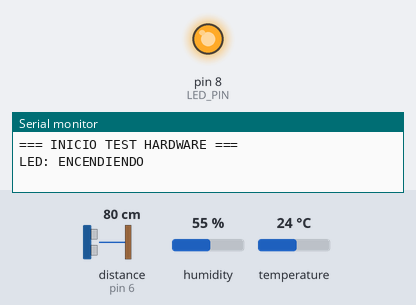
Recording of a sketch running on a simulated Arduino Uno, built with avr-gcc and run on an emulated ATmega328P. Parts: output pins drawn as LEDs (lit = HIGH), the last lines printed to the serial monitor. Wiring (inferred from the names in the program): ultrasonic range finder: trigger pin 5; echo pin 6. Inputs (shaded band) come from the test bench; at power-on: distance to the obstacle (sensor on pin 6) 80 cm, humidity 55 %, temperature 24 °C. The echo pulse lasts 58.3 µs per cm; pins used as bus, display or sensor lines are not drawn.

Above: at 0.2 s.
At 2.2 s:
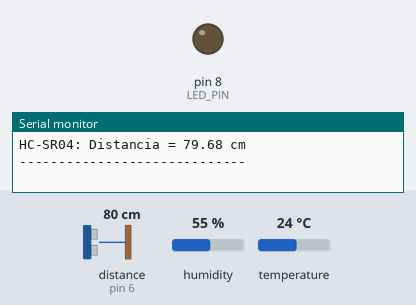
Timing chart, 0 to 5.3 s (numbered marks = the images above):
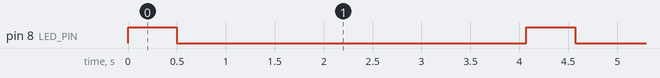

The sketch:

test.ino
```cpp
#include <DHT.h>

#define LED_PIN     8
#define DHT_PIN     7
#define DHT_TYPE    DHT11
#define TRIG_PIN    5
#define ECHO_PIN    6

DHT dht(DHT_PIN, DHT_TYPE);

void setup() {
  Serial.begin(9600);
  while (!Serial); // asegura conexión estable

  pinMode(LED_PIN, OUTPUT);
  pinMode(TRIG_PIN, OUTPUT);
  pinMode(ECHO_PIN, INPUT);

  digitalWrite(LED_PIN, LOW);
  digitalWrite(TRIG_PIN, LOW);

  dht.begin();

  Serial.println("=== INICIO TEST HARDWARE ===");
}

void loop() {
  testLED();
  testDHT11();
  testUltrasonico();

  Serial.println("-----------------------------");
  delay(3000);
}

void testLED() {
  Serial.println("LED: ENCENDIENDO");
  digitalWrite(LED_PIN, HIGH);
  delay(500);

  Serial.println("LED: APAGANDO");
  digitalWrite(LED_PIN, LOW);
  delay(500);
}

void testDHT11() {
  float h = dht.readHumidity();
  float t = dht.readTemperature();

  if (isnan(h) || isnan(t)) {
    Serial.println("DHT11: ERROR DE LECTURA");
    return;
  }

  Serial.print("DHT11: Humedad = ");
  Serial.print(h);
  Serial.print(" % | Temperatura = ");
  Serial.print(t);
  Serial.println(" C");
}

void testUltrasonico() {
  digitalWrite(TRIG_PIN, LOW);
  delayMicroseconds(2);
  digitalWrite(TRIG_PIN, HIGH);
  delayMicroseconds(10);
  digitalWrite(TRIG_PIN, LOW);

  long duracion = pulseIn(ECHO_PIN, HIGH, 30000); // timeout 30 ms

  if (duracion == 0) {
    Serial.println("HC-SR04: SIN ECO");
    return;
  }

  float distancia = duracion * 0.0343 / 2;

  Serial.print("HC-SR04: Distancia = ");
  Serial.print(distancia);
  Serial.println(" cm");
}
```

Measured:
- by itself, pin 8 (LED_PIN): alternates HIGH for 0.50 s and LOW for 3.6 s
